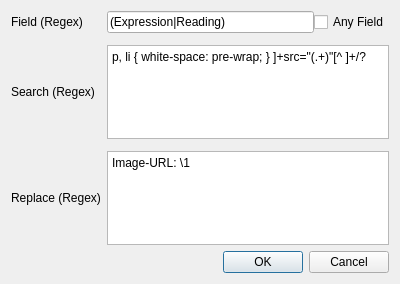
<?xml version="1.0" encoding="UTF-8"?>
<ui version="4.0">
 <class>ReplaceRegexDialog</class>
 <widget class="QDialog" name="ReplaceRegexDialog">
  <property name="geometry">
   <rect>
    <x>0</x>
    <y>0</y>
    <width>400</width>
    <height>284</height>
   </rect>
  </property>
  <property name="windowTitle">
   <string>Replace Regex</string>
  </property>
  <layout class="QVBoxLayout" name="verticalLayout">
   <item>
    <layout class="QGridLayout" name="gridLayout">
     <property name="verticalSpacing">
      <number>12</number>
     </property>
     <item row="0" column="0">
      <widget class="QLabel" name="fieldLabel">
       <property name="text">
        <string>Field (Regex)</string>
       </property>
      </widget>
     </item>
     <item row="1" column="1">
      <widget class="QTextEdit" name="searchEdit">
       <property name="sizePolicy">
        <sizepolicy hsizetype="Expanding" vsizetype="Expanding">
         <horstretch>0</horstretch>
         <verstretch>0</verstretch>
        </sizepolicy>
       </property>
       <property name="lineWrapMode">
        <enum>QTextEdit::NoWrap</enum>
       </property>
       <property name="html">
        <string>&lt;!DOCTYPE HTML PUBLIC &quot;-//W3C//DTD HTML 4.0//EN&quot; &quot;http://www.w3.org/TR/REC-html40/strict.dtd&quot;&gt;
&lt;html&gt;&lt;head&gt;&lt;meta name=&quot;qrichtext&quot; content=&quot;1&quot; /&gt;&lt;style type=&quot;text/css&quot;&gt;
p, li { white-space: pre-wrap; }
&lt;/style&gt;&lt;/head&gt;&lt;body style=&quot; font-family:'Sans Serif'; font-size:9pt; font-weight:400; font-style:normal;&quot;&gt;
&lt;p style=&quot; margin-top:0px; margin-bottom:0px; margin-left:0px; margin-right:0px; -qt-block-indent:0; text-indent:0px;&quot;&gt;&amp;lt;img[^&amp;gt;]+src=&amp;quot;(.+)&amp;quot;[^&amp;gt;]+/?&amp;gt;&lt;/p&gt;&lt;/body&gt;&lt;/html&gt;</string>
       </property>
      </widget>
     </item>
     <item row="1" column="0">
      <widget class="QLabel" name="searchLabel">
       <property name="text">
        <string>Search (Regex)</string>
       </property>
      </widget>
     </item>
     <item row="2" column="0">
      <widget class="QLabel" name="replaceLabel">
       <property name="text">
        <string>Replace (Regex)</string>
       </property>
      </widget>
     </item>
     <item row="2" column="1">
      <widget class="QTextEdit" name="replaceEdit">
       <property name="lineWrapMode">
        <enum>QTextEdit::NoWrap</enum>
       </property>
       <property name="html">
        <string>&lt;!DOCTYPE HTML PUBLIC &quot;-//W3C//DTD HTML 4.0//EN&quot; &quot;http://www.w3.org/TR/REC-html40/strict.dtd&quot;&gt;
&lt;html&gt;&lt;head&gt;&lt;meta name=&quot;qrichtext&quot; content=&quot;1&quot; /&gt;&lt;style type=&quot;text/css&quot;&gt;
p, li { white-space: pre-wrap; }
&lt;/style&gt;&lt;/head&gt;&lt;body style=&quot; font-family:'Sans Serif'; font-size:9pt; font-weight:400; font-style:normal;&quot;&gt;
&lt;p style=&quot; margin-top:0px; margin-bottom:0px; margin-left:0px; margin-right:0px; -qt-block-indent:0; text-indent:0px;&quot;&gt;Image-URL: \1&lt;/p&gt;&lt;/body&gt;&lt;/html&gt;</string>
       </property>
      </widget>
     </item>
     <item row="0" column="1">
      <layout class="QHBoxLayout" name="horizontalLayout">
       <item>
        <widget class="QLineEdit" name="fieldEdit">
         <property name="text">
          <string>(Expression|Reading)</string>
         </property>
        </widget>
       </item>
       <item>
        <widget class="QCheckBox" name="anyFieldCheckBox">
         <property name="text">
          <string>Any Field</string>
         </property>
        </widget>
       </item>
      </layout>
     </item>
    </layout>
   </item>
   <item>
    <widget class="QDialogButtonBox" name="buttonBox">
     <property name="orientation">
      <enum>Qt::Horizontal</enum>
     </property>
     <property name="standardButtons">
      <set>QDialogButtonBox::Cancel|QDialogButtonBox::Ok</set>
     </property>
    </widget>
   </item>
  </layout>
 </widget>
 <resources/>
 <connections>
  <connection>
   <sender>buttonBox</sender>
   <signal>rejected()</signal>
   <receiver>ReplaceRegexDialog</receiver>
   <slot>reject()</slot>
   <hints>
    <hint type="sourcelabel">
     <x>316</x>
     <y>260</y>
    </hint>
    <hint type="destinationlabel">
     <x>286</x>
     <y>274</y>
    </hint>
   </hints>
  </connection>
 </connections>
</ui>
